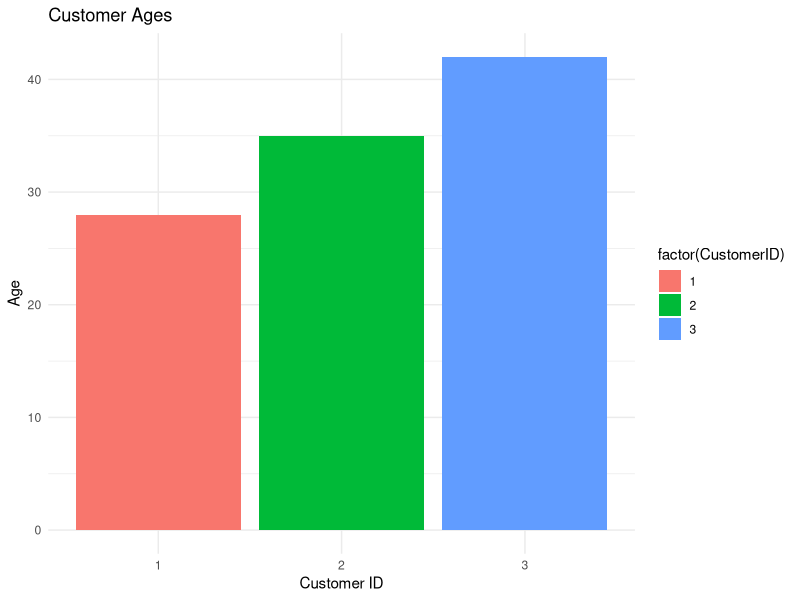

Generate this figure with R:
library(ggplot2)

df7 <- data.frame(
  CustomerID = 1:3,
  Age = c(28, 35, 42),
  Gender = c("Female", "Male", "Female"),
  Income = c(50000, 60000, 75000)
)

ggplot(df7, aes(x = factor(CustomerID), y = Age, fill = factor(CustomerID))) +
  geom_bar(stat = "identity") +
  labs(title = "Customer Ages", x = "Customer ID", y = "Age") +
  theme_minimal()
